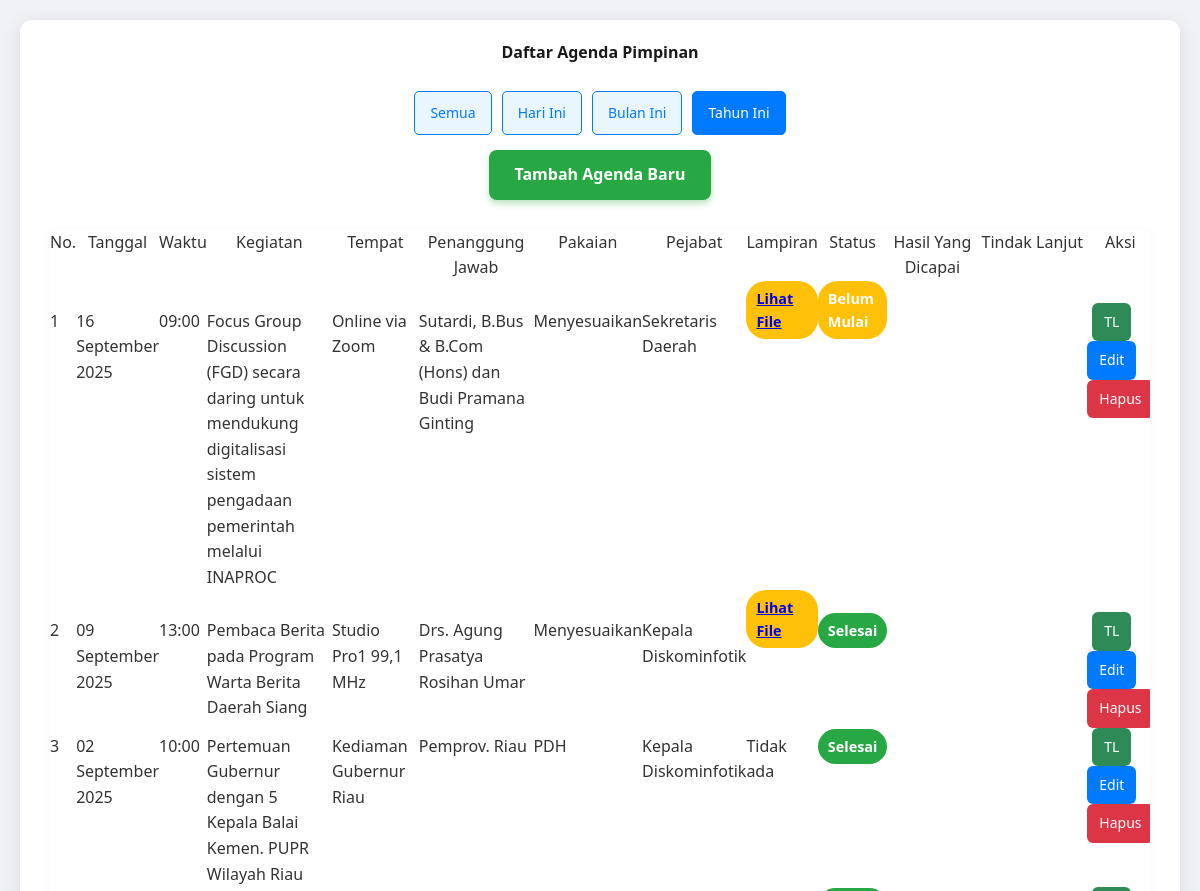
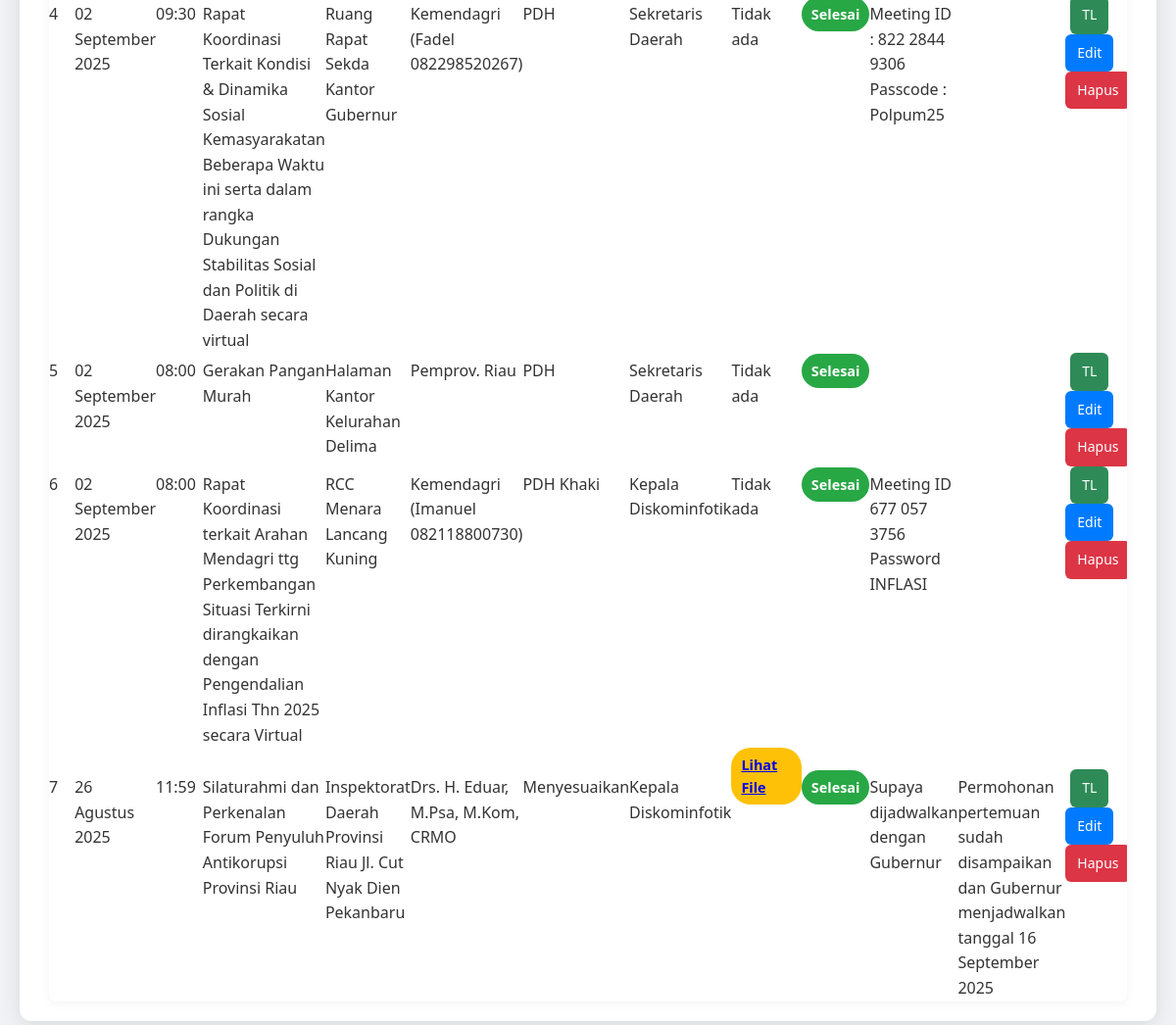
/index.php?filter=tahun_ini, run on the app's committed database (2 pictures, top to bottom).
### tables this page shows
CREATE TABLE `tb_agenda` (
  `id_agenda` int(11) NOT NULL,
  `tgl_agenda` date NOT NULL,
  `waktu` time NOT NULL,
  `nama_kegiatan` varchar(3065) NOT NULL,
  `tempat_kegiatan` varchar(3065) NOT NULL,
  `penanggungjawab_kegiatan` varchar(3065) NOT NULL,
  `pakaian_kegiatan` varchar(3065) NOT NULL,
  `pejabat` varchar(3065) NOT NULL,
  `lampiran` text DEFAULT NULL,
  `id_status` int(11) NOT NULL,
  `hasil_agenda` text DEFAULT NULL
);

CREATE TABLE `tb_pejabat` (
  `id` int(11) NOT NULL,
  `kode_pejabat` varchar(10) NOT NULL,
  `nama_jabatan` varchar(1024) NOT NULL
);

CREATE TABLE `tb_status` (
  `id_status` int(11) NOT NULL,
  `nama_status` varchar(255) NOT NULL,
  `akronim` varchar(255) NOT NULL
);

CREATE TABLE `tb_tindaklanjut` (
  `id_tindaklanjut` int(11) NOT NULL,
  `tgl_tindaklanjut` datetime NOT NULL,
  `isi_tindaklanjut` text NOT NULL,
  `penindaklanjut` varchar(255) NOT NULL,
  `lampiran` text DEFAULT NULL,
  `id_agenda` int(11) NOT NULL
);

### index.php (the view, shortened to what this page needs)
<?php
include 'koneksi.php';
$nama_bulan = [
    "Januari",
    "Februari",
    "Maret",
    "April",
    "Mei",
    "Juni",
    "Juli",
    "Agustus",
    "September",
    "Oktober",
    "November",
    "Desember"
];
$where_clause = "";
$filter = $_GET['filter'] ?? 'semua';
if ($filter == 'hari_ini') {
    $where_clause = "WHERE a.tgl_agenda = CURDATE()";
} elseif ($filter == 'bulan_ini') {
    $where_clause = "WHERE MONTH(a.tgl_agenda) = MONTH(CURDATE()) AND YEAR(a.tgl_agenda) = YEAR(CURDATE())";
} elseif ($filter == 'tahun_ini') {
    $where_clause = "WHERE YEAR(a.tgl_agenda) = YEAR(CURDATE())";
}
$sql = "SELECT
            a.*,
            b.nama_status,
            c.isi_tindaklanjut,
            d.nama_jabatan
        FROM
            tb_agenda AS a
        LEFT JOIN
            tb_status AS b ON a.id_status = b.id_status
        LEFT JOIN
            tb_tindaklanjut AS c ON a.id_agenda = c.id_agenda
        LEFT JOIN
            tb_pejabat AS d ON a.pejabat = d.id
        $where_clause
        ORDER BY
            a.tgl_agenda DESC,
            a.waktu DESC";
$result = $koneksi->query($sql);
?>
<!DOCTYPE html>
<html lang="id">
<head>
    <link rel="stylesheet" href="style.css">
    <link rel="stylesheet" href="https://cdn.datatables.net/2.0.8/css/dataTables.dataTables.min.css">
    <link rel="stylesheet" href="https://cdn.datatables.net/responsive/3.0.0/css/responsive.dataTables.min.css">
</head>
<body>
    <div class="container">
        <h2>Daftar Agenda Pimpinan</h2>
        <div class="action-and-filter-container">
            <div class="filter-buttons">
                <a href="index.php?filter=semua" class="button-filter <?php echo ($filter === 'semua') ? 'active' : ''; ?>">Semua</a>
                <a href="index.php?filter=hari_ini" class="button-filter <?php echo ($filter === 'hari_ini') ? 'active' : ''; ?>">Hari Ini</a>
                <a href="index.php?filter=bulan_ini" class="button-filter <?php echo ($filter === 'bulan_ini') ? 'active' : ''; ?>">Bulan Ini</a>
                <a href="index.php?filter=tahun_ini" class="button-filter <?php echo ($filter === 'tahun_ini') ? 'active' : ''; ?>">Tahun Ini</a>
            </div>
            <a href="tambah.php" class="button-tambah">Tambah Agenda Baru</a>
        </div>
        <div class="table-responsive">
            <table id="agendaTable" class="display responsive" style="width:100%">
                <thead>
                    <tr>
                        <th>No.</th>
                        <th>Tanggal</th>
                        <th>Waktu</th>
                        <th>Kegiatan</th>
                        <th>Tempat</th>
                        <th>Penanggung Jawab</th>
                        <th>Pakaian</th>
                        <th>Pejabat</th>
                        <th>Lampiran</th>
                        <th>Status</th>
                        <th>Hasil Yang Dicapai</th>
                        <th>Tindak Lanjut</th>
                        <th>Aksi</th>
                    </tr>
                </thead>
                <tbody>
                    <?php
                    if ($result && $result->num_rows > 0) {
                        $no = 1;
                        while ($row = $result->fetch_assoc()) {
                            $hasil_dicapai = isset($row['hasil_agenda']) ? $row['hasil_agenda'] : $row['hasil_agenda'];
                            $tanggal_agenda = strtotime($row['tgl_agenda']);
                            $format_tanggal = date('d', $tanggal_agenda) . " " . $nama_bulan[date('n', $tanggal_agenda) - 1] . " " . date('Y', $tanggal_agenda);
                    ?>
                            <tr>
                                <td><?php echo $no++; ?></td>
                                <td><?php echo htmlspecialchars($format_tanggal); ?></td>
                                <td><?php echo htmlspecialchars(date('H:i', strtotime($row['waktu']))); ?></td>
                                <td><?php echo htmlspecialchars($row['nama_kegiatan']); ?></td>
                                <td><?php echo htmlspecialchars($row['tempat_kegiatan']); ?></td>
                                <td><?php echo htmlspecialchars($row['penanggungjawab_kegiatan']); ?></td>
                                <td><?php echo htmlspecialchars($row['pakaian_kegiatan']); ?></td>
                                <td><?php echo htmlspecialchars($row['nama_jabatan']); ?></td>
                                <td>
                                    <?php if (!empty($row['lampiran'])): ?>
                                        <span class="status-badge status-belum-mulai">
                                            <a href="uploads/<?php echo htmlspecialchars($row['lampiran']); ?>" target="_blank">Lihat File</a>
                                        </span>
                                    <?php else: ?>
                                        Tidak ada
                                    <?php endif; ?>
                                </td>
                                <td>
                                    <span class="status-badge status-<?php echo strtolower(str_replace(' ', '-', $row['nama_status'])); ?>">
                                        <?php echo htmlspecialchars($row['nama_status']); ?>
                                    </span>
                                </td>
                                <td><?php echo htmlspecialchars($hasil_dicapai); ?></td>
                                <td><?php echo htmlspecialchars($row['isi_tindaklanjut']); ?></td>
                                <td>
                                    <a href="tindaklanjut.php?id=<?php echo htmlspecialchars($row['id_agenda']); ?>" class="button-aksi tindaklanjut">TL</a>
                                    <a href="edit.php?id=<?php echo htmlspecialchars($row['id_agenda']); ?>" class="button-aksi edit">Edit</a>
                                    <a href="hapus.php?id=<?php echo htmlspecialchars($row['id_agenda']); ?>" class="button-aksi hapus" onclick="return confirm('Yakin ingin menghapus data ini?')">Hapus</a>
                                </td>
                            </tr>
                    <?php
                        }
                    } else {
                        echo "<tr colspan='13' style='text-align: center;'>Tidak ada data agenda yang ditemukan.</tr>";
                    }
                    ?>
                </tbody>
            </table>
        </div>
    </div>
</body>
</html>

### style.css (style rules this page uses)
html, body, div, span, applet, object, iframe, h1, h2, h3, h4, h5, h6, p, blockquote, pre, a, abbr, acronym, address, big, cite, code, del, dfn, em, img, ins, kbd, q, s, samp, small, strike, strong, sub, sup, tt, var, b, u, i, center, dl, dt, dd, ol, ul, li, fieldset, form, label, legend, table, caption, tbody, tfoot, thead, tr, th, td, article, aside, canvas, details, embed, figure, figcaption, footer, header, hgroup, menu, nav, output, ruby, section, summary, time, mark, audio, video { margin: 0; padding: 0; border: 0; font-size: 100%; font: inherit; vertical-align: baseline; }
body { line-height: 1; }
table { border-collapse: collapse; border-spacing: 0; }
body { font-family: 'Segoe UI', Arial, sans-serif; background-color: #f0f2f5; margin: 0; padding: 20px; color: #333; line-height: 1.6; }
.container { max-width: 1800px; margin: auto; background-color: #fff; padding: 20px 30px; border-radius: 12px; box-shadow: 0 4px 20px rgba(0, 0, 0, 0.1); }
h2 { text-align: center; color: #1a1a1a; font-weight: 600; margin-bottom: 25px; }
.action-and-filter-container { display: flex; flex-direction: column; align-items: center; gap: 15px; margin-bottom: 30px; }
.filter-buttons { display: flex; justify-content: center; gap: 10px; flex-wrap: wrap; }
.button-tambah { display: inline-block; background-color: #28a745; color: white; padding: 12px 25px; text-decoration: none; border-radius: 8px; transition: background-color 0.3s ease, transform 0.2s ease; font-weight: 600; font-size: 1em; box-shadow: 0 4px 6px rgba(40, 167, 69, 0.3); border: none; cursor: pointer; }
.button-filter { display: inline-block; padding: 10px 15px; text-decoration: none; color: #007bff; background-color: #e9f5ff; border: 1px solid #007bff; border-radius: 5px; transition: all 0.3s ease; font-size: 14px; font-weight: 500; }
.button-filter:hover, .button-filter.active { background-color: #007bff; color: white; }
.table-responsive { display: block; width: 100%; overflow-x: auto; -webkit-overflow-scrolling: touch; border-radius: 8px; box-shadow: 0 2px 10px rgba(0, 0, 0, 0.05); }
.status-badge { display: inline-block; padding: 6px 10px; border-radius: 20px; font-weight: bold; color: white; font-size: 0.9em; }
.status-belum-mulai { background-color: #ffc107; }
.status-selesai { background-color: #28a745; }
.button-aksi { padding: 8px 12px; text-decoration: none; border-radius: 6px; color: white; font-size: 14px; transition: background-color 0.3s ease; display: inline-block; }
.button-aksi.edit { background-color: #007bff; margin-right: 5px; }
.button-aksi.hapus { background-color: #dc3545; }
.button-aksi.tindaklanjut { background-color: #2e8b57; margin-left: 5px; }

### data on the page
tb_agenda: tgl_agenda "16 September 2025", waktu "09:00", nama_kegiatan "Focus Group Discussion (FGD) secara daring untuk mendukung digitalisasi sistem pengadaan pemerintah melalui INAPROC", tempat_kegiatan "Online via Zoom", penanggungjawab_kegiatan "Sutardi, B.Bus & B.Com (Hons) dan Budi Pramana Ginting", pakaian_kegiatan "Menyesuaikan", tb_pejabat.nama_jabatan "Sekretaris Daerah", id_status.nama_status "Belum Mulai"
tb_agenda: tgl_agenda "09 September 2025", waktu "13:00", nama_kegiatan "Pembaca Berita pada Program Warta Berita Daerah Siang", tempat_kegiatan "Studio Pro1 99,1 MHz", penanggungjawab_kegiatan "Drs. Agung Prasatya Rosihan Umar", pakaian_kegiatan "Menyesuaikan", tb_pejabat.nama_jabatan "Kepala Diskominfotik", id_status.nama_status "Selesai"
tb_agenda: tgl_agenda "02 September 2025", waktu "10:00", nama_kegiatan "Pertemuan Gubernur dengan 5 Kepala Balai Kemen. PUPR Wilayah Riau", tempat_kegiatan "Kediaman Gubernur Riau", penanggungjawab_kegiatan "Pemprov. Riau", pakaian_kegiatan "PDH", tb_pejabat.nama_jabatan "Kepala Diskominfotik", lampiran "Tidak ada", id_status.nama_status "Selesai"
tb_agenda: tgl_agenda "02 September 2025", waktu "09:30", nama_kegiatan "Rapat Koordinasi Terkait Kondisi & Dinamika Sosial Kemasyarakatan Beberapa Waktu ini serta dalam rangka Dukungan Stabilitas Sosial dan Politik di Daerah secara virtual", tempat_kegiatan "Ruang Rapat Sekda Kantor Gubernur", penanggungjawab_kegiatan "Kemendagri (Fadel 082298520267)", pakaian_kegiatan "PDH", tb_pejabat.nama_jabatan "Sekretaris Daerah", lampiran "Tidak ada", id_status.nama_status "Selesai", hasil_agenda "Meeting ID : 822 2844 9306 Passcode : Polpum25"
tb_agenda: tgl_agenda "02 September 2025", waktu "08:00", nama_kegiatan "Gerakan Pangan Murah", tempat_kegiatan "Halaman Kantor Kelurahan Delima", penanggungjawab_kegiatan "Pemprov. Riau", pakaian_kegiatan "PDH", tb_pejabat.nama_jabatan "Sekretaris Daerah", lampiran "Tidak ada", id_status.nama_status "Selesai"
tb_agenda: tgl_agenda "02 September 2025", waktu "08:00", nama_kegiatan "Rapat Koordinasi terkait Arahan Mendagri ttg Perkembangan Situasi Terkirni dirangkaikan dengan Pengendalian Inflasi Thn 2025 secara Virtual", tempat_kegiatan "RCC Menara Lancang Kuning", penanggungjawab_kegiatan "Kemendagri (Imanuel 082118800730)", pakaian_kegiatan "PDH Khaki", tb_pejabat.nama_jabatan "Kepala Diskominfotik", lampiran "Tidak ada", id_status.nama_status "Selesai", hasil_agenda "Meeting ID 677 057 3756 Password INFLASI"
tb_agenda: tgl_agenda "26 Agustus 2025", waktu "11:59", nama_kegiatan "Silaturahmi dan Perkenalan Forum Penyuluh Antikorupsi Provinsi Riau", tempat_kegiatan "Inspektorat Daerah Provinsi Riau Jl. Cut Nyak Dien Pekanbaru", penanggungjawab_kegiatan "Drs. H. Eduar, M.Psa, M.Kom, CRMO", pakaian_kegiatan "Menyesuaikan", tb_pejabat.nama_jabatan "Kepala Diskominfotik", id_status.nama_status "Selesai", hasil_agenda "Supaya dijadwalkan dengan Gubernur", tb_tindaklanjut.isi_tindaklanjut "Permohonan pertemuan sudah disampaikan dan Gubernur menjadwalkan tanggal 16 September 2025"
